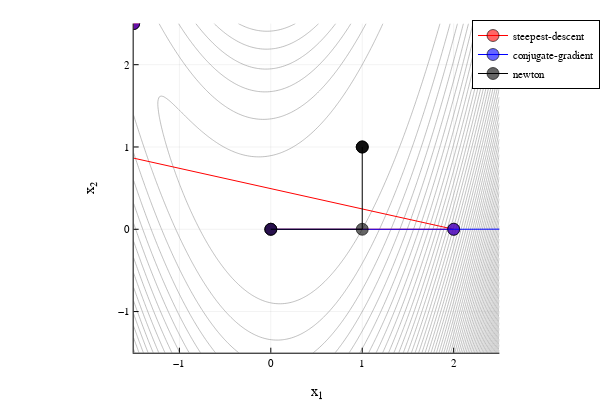

This figure's notebook cell:
### Code cell
plotly(xlabel="x₁", ylabel="x₂", colorbar=false, aspect_ratio=:equal)
lim = (-1.5, 2.5); x = y = LinRange(lim[1], lim[2], 200); 
contour(x, y, (x, y)->rosenbrock([x, y]), levels=100, c=:grey, xlim=lim, ylim=lim)

plot!(xh_sd[1,:], xh_sd[2,:], marker = (:c, 6, 0.6), c=:red, label="steepest-descent")
plot!(xh_cg[1,:], xh_cg[2,:], marker = (:c, 6, 0.6), c=:blue, label="conjugate-gradient")
plot!(xh_n[1,:], xh_n[2,:], marker = (:c, 6, 0.6), c=:black, label="newton")

### Figure 1 — Plotly figure (JSON) as saved in the notebook; plotly's stock layout.template omitted (floating-point values rounded to 4 significant figures; data arrays with more than 128 entries replaced by an {"elided": "..."} marker saying what was removed)
{"data": [{"colorbar": {"title": ""}, "colorscale": [[0, "rgba(128, 128, 128, 1.000)"], [1, "rgba(128, 128, 128, 1.000)"]], "contours": {"coloring": "lines", "showlabels": false}, "hoverinfo": "none", "name": "y1", "ncontours": 102, "showlegend": false, "showscale": false, "type": "contour", "x": {"elided": "200 float values"}, "xaxis": "x", "y": {"elided": "200 float values"}, "yaxis": "y", "z": {"elided": "200x200 float values"}, "zmax": 302.6, "zmin": 0.0003366}, {"colorbar": {"title": ""}, "legendgroup": "steepest-descent", "line": {"color": "rgba(255, 0, 0, 1.000)", "dash": "solid", "shape": "linear", "width": 1}, "marker": {"color": "rgba(255, 0, 0, 0.600)", "line": {"color": "rgba(0, 0, 0, 0.600)", "width": 1}, "size": 12, "symbol": "circle"}, "mode": "lines+markers", "name": "steepest-descent", "showlegend": true, "type": "scatter", "x": [0, 2.0, -160.0, 81790000.0, -1.094e+25, 2.621e+76, -3.603e+230], "xaxis": "x", "y": [0, 0, 40.0, 255600.0, 81459595895585200, 81459595895585200, 81459595895585200], "yaxis": "y", "zmax": 302.6, "zmin": 0.0003366}, {"colorbar": {"title": ""}, "legendgroup": "conjugate-gradient", "line": {"color": "rgba(0, 0, 255, 1.000)", "dash": "solid", "shape": "linear", "width": 1}, "marker": {"color": "rgba(0, 0, 255, 0.600)", "line": {"color": "rgba(0, 0, 0, 0.600)", "width": 1}, "size": 12, "symbol": "circle"}, "mode": "lines+markers", "name": "conjugate-gradient", "showlegend": true, "type": "scatter", "x": [0, 2.0, 13920.0, 1.458e+27, 1.917e+165], "xaxis": "x", "y": [0, 0, 40.0, 4.188e+24, 5.509e+162], "yaxis": "y", "zmax": 302.6, "zmin": 0.0003366}, {"colorbar": {"title": ""}, "legendgroup": "newton", "line": {"color": "rgba(0, 0, 0, 1.000)", "dash": "solid", "shape": "linear", "width": 1}, "marker": {"color": "rgba(0, 0, 0, 0.600)", "line": {"color": "rgba(0, 0, 0, 0.600)", "width": 1}, "size": 12, "symbol": "circle"}, "mode": "lines+markers", "name": "newton", "showlegend": true, "type": "scatter", "x": [0, 1.0, 1.0, 1.0, 1.0], "xaxis": "x", "y": [0, 0, 1.0, 1.0, 1.0], "yaxis": "y", "zmax": 302.6, "zmin": 0.0003366}], "layout": {"annotations": [], "height": 400, "legend": {"bgcolor": "rgba(255, 255, 255, 1.000)", "bordercolor": "rgba(0, 0, 0, 1.000)", "borderwidth": 1, "font": {"color": "rgba(0, 0, 0, 1.000)", "family": "sans-serif", "size": 11}, "title": {"font": {"color": "rgba(0, 0, 0, 1.000)", "family": "sans-serif", "size": 15}, "text": ""}, "tracegroupgap": 0, "traceorder": "normal", "x": 1, "xanchor": "auto", "y": 1, "yanchor": "auto"}, "margin": {"b": 20, "l": 0, "r": 0, "t": 20}, "paper_bgcolor": "rgba(255, 255, 255, 1.000)", "plot_bgcolor": "rgba(255, 255, 255, 1.000)", "showlegend": true, "width": 600, "xaxis": {"anchor": "y", "domain": [0.2228, 0.8323], "gridcolor": "rgba(0, 0, 0, 0.100)", "gridwidth": 0.5, "linecolor": "rgba(0, 0, 0, 1.000)", "mirror": false, "range": [-1.5, 2.5], "showgrid": true, "showline": true, "showticklabels": true, "tickangle": 0, "tickcolor": "rgb(0, 0, 0)", "tickfont": {"color": "rgba(0, 0, 0, 1.000)", "family": "sans-serif", "size": 11}, "tickmode": "array", "ticks": "inside", "ticktext": ["−1", "0", "1", "2"], "tickvals": [-1, 0, 1, 2], "title": "x₁", "titlefont": {"color": "rgba(0, 0, 0, 1.000)", "family": "sans-serif", "size": 15}, "type": "-", "visible": true, "zeroline": false, "zerolinecolor": "rgba(0, 0, 0, 1.000)"}, "yaxis": {"anchor": "x", "domain": [0.07581, 0.9902], "gridcolor": "rgba(0, 0, 0, 0.100)", "gridwidth": 0.5, "linecolor": "rgba(0, 0, 0, 1.000)", "mirror": false, "range": [-1.5, 2.5], "showgrid": true, "showline": true, "showticklabels": true, "tickangle": 0, "tickcolor": "rgb(0, 0, 0)", "tickfont": {"color": "rgba(0, 0, 0, 1.000)", "family": "sans-serif", "size": 11}, "tickmode": "array", "ticks": "inside", "ticktext": ["−1", "0", "1", "2"], "tickvals": [-1, 0, 1, 2], "title": "x₂", "titlefont": {"color": "rgba(0, 0, 0, 1.000)", "family": "sans-serif", "size": 15}, "type": "-", "visible": true, "zeroline": false, "zerolinecolor": "rgba(0, 0, 0, 1.000)"}}}
